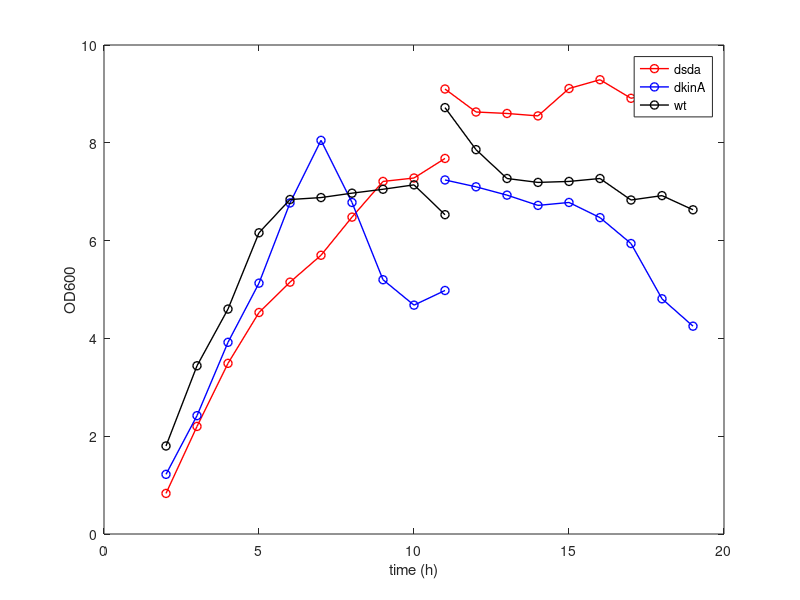

Here is the MATLAB script that generated this plot:
tt1=2:11;tt2=11:19;
wt1=[1.80	3.44	4.60	6.16	6.84	6.88	6.97	7.05	7.14	6.53
];
da1=[	1.22	2.42	3.92	5.13	6.77	8.05	6.78	5.20	4.68	4.98
];
ds1=[	0.83	2.20	3.49	4.53	5.15	5.70	6.48	7.21	7.28	7.68
];

wt2=[8.72	7.86	7.27	7.19	7.21	7.27	6.83	6.92	6.63
];
da2=[7.24	7.10	6.93	6.72	6.78	6.47	5.94	4.81	4.25
];
ds2=[9.10	8.63	8.60	8.55	9.11	9.29	8.91	9.05	8.97
];

%%

set(0, 'DefaultLineLineWidth', 1);
tt1=2:11;tt2=11:19;
plot(tt1,ds1,'ro-');hold on;plot(tt1,da1,'bo-');hold on;plot(tt1,wt1,'ko-');hold on;

plot(tt2,ds2,'ro-');hold on;plot(tt2,da2,'bo-');hold on;plot(tt2,wt2,'ko-');hold on;

legend('dsda','dkinA','wt');
xlabel('time (h)');
ylabel('OD600');
